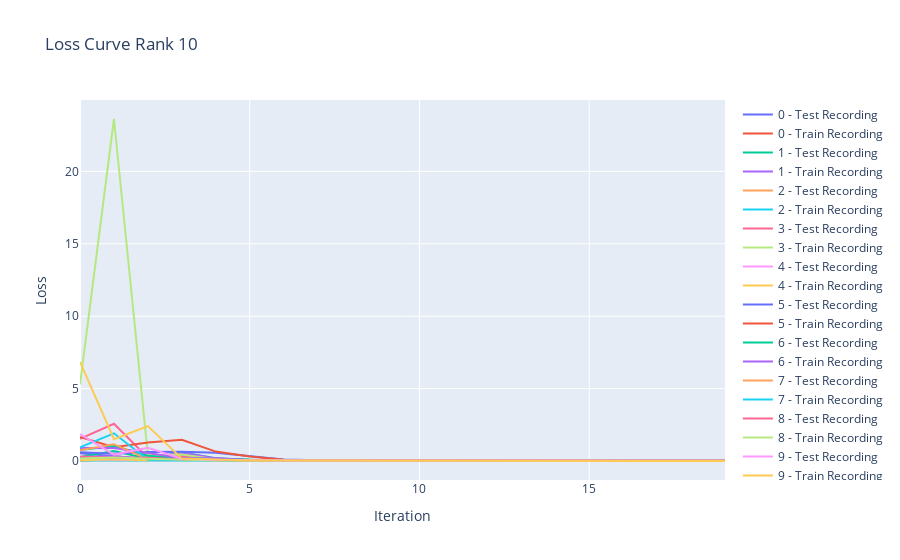

Notebook code for this chart:
### Code cell
train_loss = np.array(train_loss)
test_loss = np.array(test_loss)

fig = go.Figure()
for recording in range(TOTAL_RECORDINGS):
    fig.add_trace(go.Scatter(y=test_loss[:, recording], name=f'{recording} - Test Recording'))
    fig.add_trace(go.Scatter(y=train_loss[:, recording], name=f'{recording} - Train Recording'))
fig.update_layout(title=f'Loss Curve Rank {RANK}', xaxis_title='Iteration', yaxis_title='Loss')
fig.show()

test_loss_neural_network = test_loss[-1]
